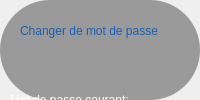
          <widget class="QWidget" name="page">
           <property name="styleSheet">
            <string notr="true">#page{
border-image: url(:/images/background/26e64aee79e007f69a4ea0f871208e48.jpg);
border-radius:50px;
}</string>
           </property>
           <layout class="QVBoxLayout" name="verticalLayout_9">
            <property name="spacing">
             <number>0</number>
            </property>
            <property name="leftMargin">
             <number>0</number>
            </property>
            <property name="topMargin">
             <number>0</number>
            </property>
            <property name="rightMargin">
             <number>0</number>
            </property>
            <property name="bottomMargin">
             <number>0</number>
            </property>
            <item>
             <widget class="QWidget" name="widget_3" native="true">
              <property name="styleSheet">
               <string notr="true">#widget_3{
	background-color: rgba(41, 41, 41, 110);
	border-radius:50px;
}</string>
              </property>
              <widget class="QLabel" name="password_label_3">
               <property name="geometry">
                <rect>
                 <x>20</x>
                 <y>10</y>
                 <width>241</width>
                 <height>41</height>
                </rect>
               </property>
               <property name="styleSheet">
                <string notr="true">font: 700 14pt &quot;Ubuntu&quot;;
color: rgb(26, 95, 180);</string>
               </property>
               <property name="text">
                <string>Changer de mot de passe</string>
               </property>
              </widget>
              <widget class="QLabel" name="password_incorrect_2">
               <property name="geometry">
                <rect>
                 <x>10</x>
                 <y>140</y>
                 <width>171</width>
                 <height>20</height>
                </rect>
               </property>
               <property name="styleSheet">
                <string notr="true">color: rgb(224, 27, 36);
font: 700 11pt &quot;Ubuntu&quot;;</string>
               </property>
               <property name="text">
                <string>Mot de passe incorrect!!</string>
               </property>
              </widget>
              <widget class="QLineEdit" name="password_nouveau">
               <property name="geometry">
                <rect>
                 <x>10</x>
                 <y>190</y>
                 <width>291</width>
                 <height>25</height>
                </rect>
               </property>
               <property name="echoMode">
                <enum>QLineEdit::Password</enum>
               </property>
              </widget>
              <widget class="QPushButton" name="pushButton_14">
               <property name="geometry">
                <rect>
                 <x>200</x>
                 <y>310</y>
                 <width>89</width>
                 <height>25</height>
                </rect>
               </property>
               <property name="text">
                <string>OK</string>
               </property>
              </widget>
              <widget class="QPushButton" name="pushButton_13">
               <property name="geometry">
                <rect>
                 <x>100</x>
                 <y>310</y>
                 <width>89</width>
                 <height>25</height>
                </rect>
               </property>
               <property name="text">
                <string>Annuler</string>
               </property>
              </widget>
              <widget class="QLineEdit" name="password_courant">
               <property name="geometry">
                <rect>
                 <x>10</x>
                 <y>120</y>
                 <width>291</width>
                 <height>25</height>
                </rect>
               </property>
               <property name="echoMode">
                <enum>QLineEdit::Password</enum>
               </property>
              </widget>
              <widget class="QLabel" name="label_18">
               <property name="geometry">
                <rect>
                 <x>10</x>
                 <y>160</y>
                 <width>301</width>
                 <height>31</height>
                </rect>
               </property>
               <property name="styleSheet">
                <string notr="true">font: 700 12pt &quot;Ubuntu&quot;;
color: rgb(255, 255, 255);</string>
               </property>
               <property name="text">
                <string>Nouveau mot de passe:</string>
               </property>
              </widget>
              <widget class="QLabel" name="label_17">
               <property name="geometry">
                <rect>
                 <x>10</x>
                 <y>90</y>
                 <width>291</width>
                 <height>20</height>
                </rect>
               </property>
               <property name="styleSheet">
                <string notr="true">font: 700 12pt &quot;Ubuntu&quot;;
color: rgb(255, 255, 255);</string>
               </property>
               <property name="text">
                <string>Mot de passe courant:</string>
               </property>
              </widget>
             </widget>
            </item>
           </layout>
          </widget>
